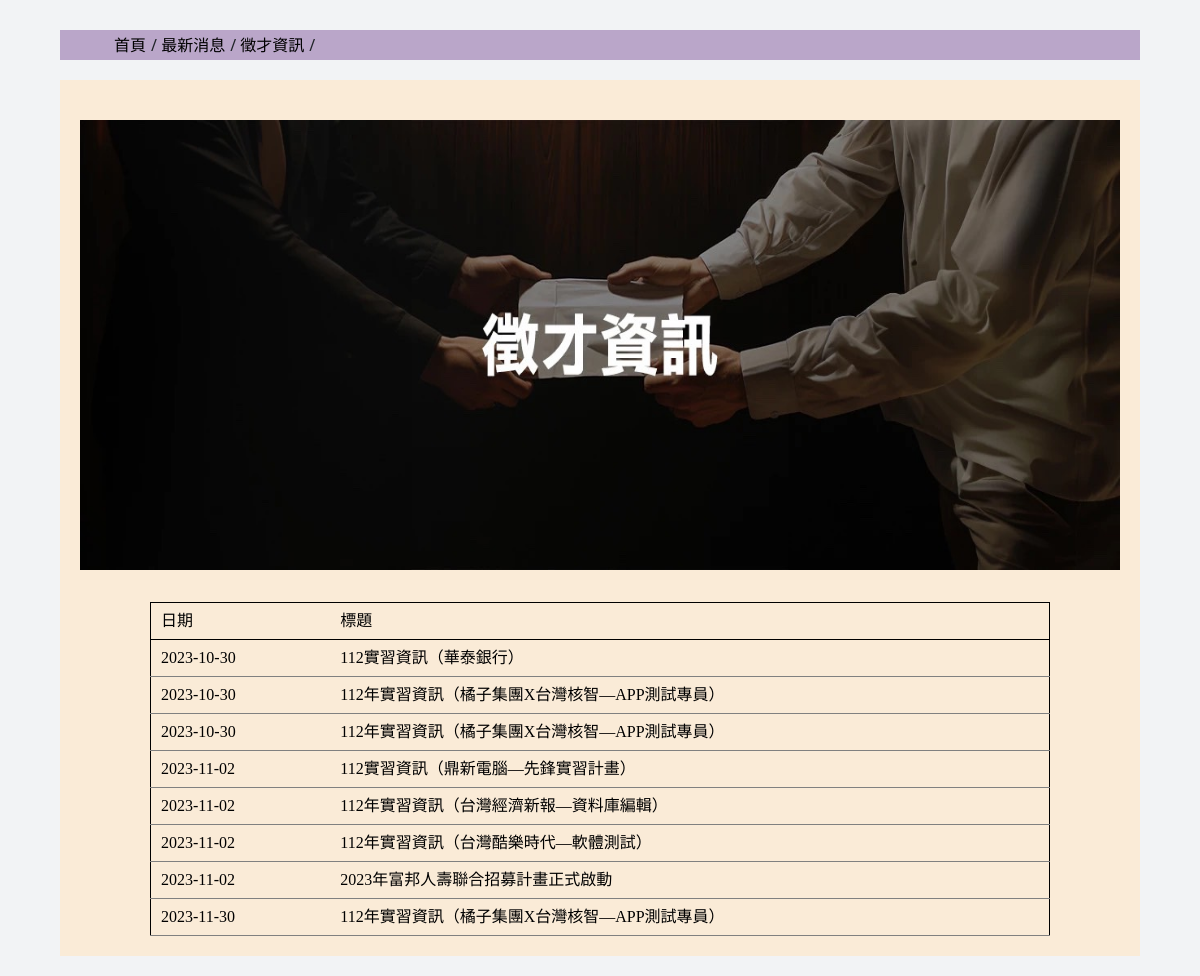
The app's page /pages/navbar-sublist/News-list/invite.php with its own data.
### tables this page shows
CREATE TABLE `announcements` (
  `id` int(11) NOT NULL,
  `title` varchar(255) NOT NULL,
  `publish_date` date default NULL,
  `issuing_unit` varchar(255) default NULL,
  `expiration_date` date default NULL,
  `category` varchar(255) default NULL,
  `content` text,
  `related_url` varchar(255) default NULL
);

### pages/navbar-sublist/News-list/invite.php (the view, shortened to what this page needs)
<?php
$link = include('../../../config.php');
?>
<!DOCTYPE html>
<html lang="en">
<head>
    <?php include '../../../headConfig.php'; ?>
</head>
<body>
    <div class="wrap">
        <div class="href">
            <ol>
                <li class="a1"><a href="./index.php">首頁</a></li>
                <li class="a2"><a href="./pages/navbar-headlist/news.php">最新消息</a></li>
                <li class="a3"><a href="./pages/navbar-sublist/News-List/invite.php">徵才資訊</a></li>
            </ol>
        </div>
        <div class="main">
            <div class="photo">
                <img src="./assets/images/徵才暗四.jpg" class="d-block w-100 " alt="..." style="height: 450px">
            </div><br><br>
            <div class="content">
                <div class="container">
                    <div class="table-responsive">
                        <table class="table custom-table">
                            <thead>
                                <tr>
                                    <th class="date">日期</th>
                                    <th class="title">標題</th>
                                </tr>
                            </thead>
                            <tbody>
                                <?php
                                $sql = "SELECT id, publish_date, title FROM `announcements` WHERE category = '徵才資訊' ORDER BY publish_date";
                                $result = mysqli_query($link, $sql);
                                $row_count = mysqli_num_rows($result);
                                for ($i = 0; $i < $row_count; $i++) {
                                    $record = mysqli_fetch_row($result);
                                    echo "<tr class='bbb' onclick ='window.location=\"announcements.php?announcement_id={$record[0]}\"'><td>" . $record[1] . "</td><td>" . $record[2] . "</td></tr>";
                                }
                                ?>
                            </tbody>
                        </table>
                    </div>
                </div>
            </div>
        </div>
    </div>
</body>
</html>

### assets/css/main.css (style rules this page uses)
* { margin: 0; padding: 0; border: 0; font-size: 100%; font: inherit; vertical-align: baseline; }
body { line-height: 1; background-color: #f2f3f5; }
ol, ul { list-style: none; }
.wrap { width: 90%; margin: 0px auto; background-color: #f2f3f5; }
.main { height: auto; background-color: antiquewhite; margin-bottom: 20px; margin-top: 20px; display: flex; flex-direction: column; padding: 20px; text-align: center; }
.href { height: 30px; margin-top: 30px; background-color: #baa6c9; }
.href ol { list-style: none; margin: 0; padding: 0; line-height: 30px; margin-left: 5%; }
.href li { display: inline-block; }
.href a { color: #000; }
.a1::after { content: '/'; margin-left: 5px; }
.a2::after { content: '/'; margin-left: 5px; }
.a3::after { content: '/'; margin-left: 5px; }
.photo img { margin-top: 20px; }
a { text-decoration: none; color: red; }
.container table { border: 1px solid #000; font-family: 微軟正黑體; font-size: 16px; width: 200px; border: 1px solid #000; text-align: left; border-collapse: collapse; overflow-x: auto; }
table { width: 100%; margin: auto; border-collapse: collapse; border-spacing: 0; }
th { color: #444444; }
.table { border-collapse: collapse; width: 100%; margin: 0 auto; border-radius: 10px; overflow: hidden; text-align: left; font-size: 20px; }
.table th, .table td { padding: 10px; border: none; background-color: white; width: 10%; text-align: left; }
.table th { text-align: center; background-color: #6c7ae0; color: white; border: 1px solid #baa6c9; }
.table tr { display: table-row; flex-direction: column; align-items: center; }
.custom-table { min-width: 900px; background-color: transparent; }
.custom-table th.date { width: 20%; }
.custom-table th.title { width: 80%; }
.custom-table thead tr, .custom-table thead th { border: none; background-color: transparent; color: black; text-align: left; border-bottom: 1px solid #000; }
.custom-table tbody td { border: none; background-color: transparent; color: black; border-bottom: 1px solid gray; }
.bbb { cursor: default; }

### records on screen
announcements: publish_date "2023-10-30", title "112實習資訊（華泰銀行）"
announcements: publish_date "2023-10-30", title "112年實習資訊（橘子集團X台灣核智—APP測試專員）"
announcements: publish_date "2023-10-30", title "112年實習資訊（橘子集團X台灣核智—APP測試專員）"
announcements: publish_date "2023-11-02", title "112實習資訊（鼎新電腦—先鋒實習計畫）"
announcements: publish_date "2023-11-02", title "112年實習資訊（台灣經濟新報—資料庫編輯）"
announcements: publish_date "2023-11-02", title "112年實習資訊（台灣酷樂時代—軟體測試）"
announcements: publish_date "2023-11-02", title "2023年富邦人壽聯合招募計畫正式啟動"
announcements: publish_date "2023-11-30", title "112年實習資訊（橘子集團X台灣核智—APP測試專員）"
